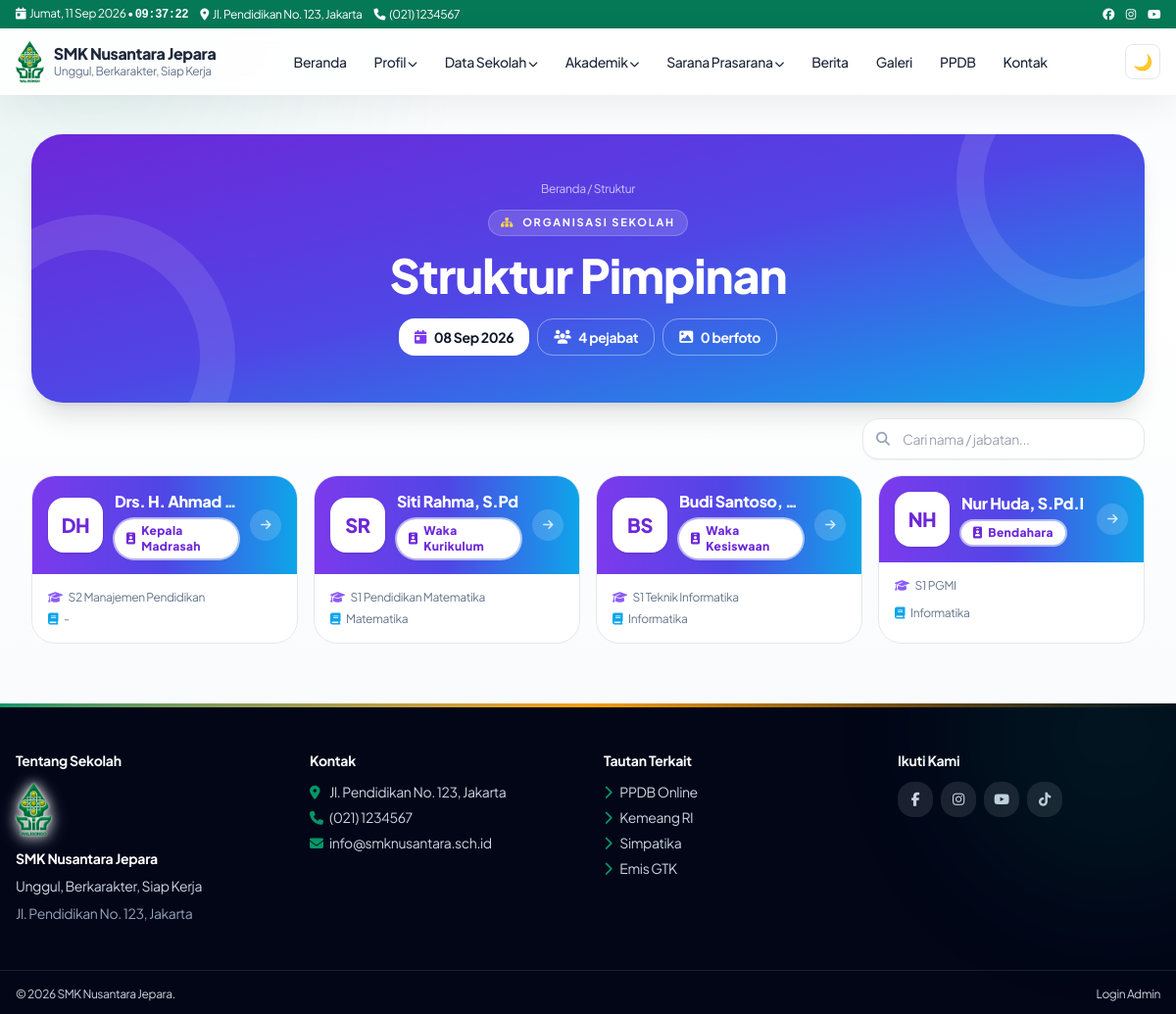
Page /struktur-organisasi on the committed database.
### tables this page shows
CREATE TABLE IF NOT EXISTS settings (
  id INT UNSIGNED AUTO_INCREMENT PRIMARY KEY,
  `key` VARCHAR(100) NOT NULL UNIQUE,
  `value` TEXT DEFAULT NULL,
  updated_at TIMESTAMP DEFAULT CURRENT_TIMESTAMP ON UPDATE CURRENT_TIMESTAMP
);

CREATE TABLE IF NOT EXISTS menu_items (
  id INT UNSIGNED AUTO_INCREMENT PRIMARY KEY,
  menu_id INT UNSIGNED NOT NULL,
  parent_id INT UNSIGNED DEFAULT NULL,
  label VARCHAR(150) NOT NULL,
  url VARCHAR(500) NOT NULL,
  target VARCHAR(20) DEFAULT '_self',
  sort_order INT DEFAULT 0,
  is_active TINYINT(1) DEFAULT 1,
  kind VARCHAR(20) NOT NULL DEFAULT 'link',
  mega_id INT UNSIGNED DEFAULT NULL,
  INDEX idx_menu_parent (menu_id, parent_id, sort_order),
  CONSTRAINT fk_mi_menu FOREIGN KEY (menu_id) REFERENCES menus(id) ON DELETE CASCADE,
  CONSTRAINT fk_mi_parent FOREIGN KEY (parent_id) REFERENCES menu_items(id) ON DELETE CASCADE
);

CREATE TABLE IF NOT EXISTS structures (
  id INT UNSIGNED AUTO_INCREMENT PRIMARY KEY,
  teacher_id INT UNSIGNED DEFAULT NULL,
  position VARCHAR(150) NOT NULL DEFAULT '',
  sort_order INT DEFAULT 0,
  created_at TIMESTAMP DEFAULT CURRENT_TIMESTAMP,
  updated_at TIMESTAMP DEFAULT CURRENT_TIMESTAMP ON UPDATE CURRENT_TIMESTAMP,
  INDEX idx_order (sort_order),
  CONSTRAINT fk_struct_teacher FOREIGN KEY (teacher_id) REFERENCES teachers(id) ON DELETE SET NULL
);

CREATE TABLE IF NOT EXISTS teachers (
  id INT UNSIGNED AUTO_INCREMENT PRIMARY KEY,
  name VARCHAR(150) NOT NULL,
  nip VARCHAR(60) DEFAULT NULL,
  position VARCHAR(100) NOT NULL DEFAULT 'Guru',
  type ENUM('guru','tendik') DEFAULT 'guru',
  photo VARCHAR(255) DEFAULT NULL,
  education VARCHAR(255) DEFAULT NULL,
  subject VARCHAR(150) DEFAULT NULL,
  description TEXT DEFAULT NULL,
  is_active TINYINT(1) DEFAULT 1,
  sort_order INT DEFAULT 0,
  created_at TIMESTAMP DEFAULT CURRENT_TIMESTAMP,
  updated_at TIMESTAMP DEFAULT CURRENT_TIMESTAMP ON UPDATE CURRENT_TIMESTAMP,
  INDEX idx_active_order (is_active, sort_order)
);

CREATE TABLE IF NOT EXISTS widgets (
  id INT UNSIGNED AUTO_INCREMENT PRIMARY KEY,
  area VARCHAR(60) NOT NULL,
  type VARCHAR(60) NOT NULL,
  title VARCHAR(150) DEFAULT NULL,
  content MEDIUMTEXT DEFAULT NULL,
  animation VARCHAR(30) NOT NULL DEFAULT 'zoom',
  sort_order INT DEFAULT 0,
  is_active TINYINT(1) DEFAULT 1,
  INDEX idx_area (area, is_active, sort_order)
);

### pages/struktur.php (the view, shortened to what the rows shown need)
<?php
try{ $srows=$db->query("SELECT s.*,t.name tname,t.photo tphoto,t.subject tsubject,t.education tedu FROM structures s LEFT JOIN teachers t ON t.id=s.teacher_id ORDER BY s.sort_order,s.id")->fetchAll(); }catch(Throwable){ $srows=[]; }
$title=Database::setting('struktur_title','Struktur Organisasi'); $desc=Database::setting('struktur_desc','');
$metaTitle=$title.' - '.Database::setting('school_name','Sekolah'); require ROOT.'/templates/frontend/header.php';
$total=count($srows); $foto=count(array_filter($srows,fn($x)=>!empty($x['tphoto'])));
?>
<div class="w-full px-4 md:px-8 py-10">
<div class="relative overflow-hidden rounded-[2rem] bg-gradient-to-br from-violet-700 via-indigo-600 to-sky-500 text-white p-7 md:p-12 shadow-xl reveal">
<span class="absolute -right-16 -top-20 w-64 h-64 rounded-full border-[28px] border-white/10"></span>
<span class="absolute -left-20 -bottom-24 w-72 h-72 rounded-full border-[36px] border-white/10"></span>
<?php $hal=Database::setting('hero_align','center'); $haC=$hal==='left'?'text-left':($hal==='right'?'text-right':'text-center'); $hjC=$hal==='left'?'justify-start':($hal==='right'?'justify-end':'justify-center'); $hmC=$hal==='left'?'mr-auto':($hal==='right'?'ml-auto':'mx-auto'); ?>
<div class="relative max-w-3xl <?= $hmC ?> <?= $haC ?>">
<nav class="text-xs text-white/70 mb-3 <?= $haC ?>"><a href="<?= Helper::url() ?>" class="hover:text-white">Beranda</a> / Struktur</nav>
<span class="inline-flex items-center gap-2 rounded-full bg-white/15 border border-white/20 px-3 py-1 text-[11px] font-bold uppercase tracking-[.16em]"><i class="fa fa-sitemap text-amber-300"></i>Organisasi Sekolah</span>
<h1 class="text-3xl md:text-5xl font-extrabold leading-tight mt-4 <?= $haC ?>"><?= Helper::e($title) ?></h1>
<div class="mt-5 flex flex-wrap gap-2 text-sm <?= $hjC ?> <?= $haC ?>">
<span class="inline-flex items-center gap-2 bg-white text-slate-900 px-4 py-2 rounded-xl font-bold"><i class="fa fa-calendar-day text-violet-600"></i><?= Helper::pageDate('structures') ?></span>
<span class="inline-flex items-center gap-2 border border-white/40 px-4 py-2 rounded-xl font-bold"><i class="fa fa-users"></i><?= $total ?> pejabat</span>
<span class="inline-flex items-center gap-2 border border-white/40 px-4 py-2 rounded-xl font-bold"><i class="fa fa-image"></i><?= $foto ?> berfoto</span>
</div>
</div>
</div>
<div class="mt-4 flex justify-end"><div class="relative w-full sm:w-72"><i class="fa fa-search absolute left-3.5 top-1/2 -translate-y-1/2 text-slate-400 text-sm"></i><input id="qStr" placeholder="Cari nama / jabatan..." class="w-full border dark:border-slate-700 rounded-xl pl-10 pr-3 py-2.5 text-sm bg-white dark:bg-slate-800 shadow-sm focus:ring-2 focus:ring-violet-500 focus:outline-none"></div></div>
<?php if(!$srows): ?><div class="mt-4 rounded-3xl border border-dashed p-12 text-center text-slate-500"><span class="w-14 h-14 rounded-2xl bg-violet-100 dark:bg-violet-900 grid place-items-center mx-auto text-2xl">🏛️</span><p class="font-bold mt-3">Belum ada data struktur</p><p class="text-xs">Admin dapat menambah via Sekolah &gt; Struktur.</p></div><?php else: ?>
<?php $strCols=Database::setting('struktur_cols','4'); $strGrid=$strCols==='2'?'sm:grid-cols-2':($strCols==='3'?'sm:grid-cols-2 lg:grid-cols-3':'sm:grid-cols-2 lg:grid-cols-4'); ?>
<div class="mt-4 grid <?= $strGrid ?> gap-4" id="strGrid">
<?php foreach($srows as $ri=>$r): $initials=implode('',array_map(fn($w)=>mb_strtoupper(mb_substr($w,0,1)),array_slice(preg_split('/\s+/',trim($r['tname']??'?')),0,2))); ?>
<article class="srow group relative rounded-3xl overflow-hidden border bg-white dark:bg-slate-800 dark:border-slate-700 card-hover reveal flex flex-col" data-t="<?= Helper::e(strtolower(($r['tname']??'').' '.($r['position']??'').' '.($r['tsubject']??''))) ?>">
<div class="bg-gradient-to-r from-violet-600 via-indigo-600 to-sky-500 p-4 flex items-center gap-3">
<?php if(!empty($r['tphoto'])): ?><img src="<?= Helper::upload($r['tphoto']) ?>" alt="<?= Helper::e($r['tname']??'') ?>" data-lightbox loading="lazy" class="w-14 h-14 rounded-2xl object-cover border-2 border-white/80 shadow cursor-zoom-in shrink-0"><?php else: ?><span class="w-14 h-14 rounded-2xl bg-white text-violet-700 grid place-items-center font-extrabold text-xl shrink-0 shadow"><?= Helper::e($initials) ?></span><?php endif; ?>
<div class="min-w-0 flex-1"><h2 class="font-extrabold text-white leading-tight truncate"><?= Helper::e($r['tname']??'-') ?></h2><span class="inline-flex items-center gap-1.5 text-xs font-extrabold tracking-wide px-3 py-1 rounded-full bg-white text-violet-700 shadow mt-2 ring-2 ring-white/60"><i class="fa fa-id-badge"></i><?= Helper::e($r['position']) ?></span></div>
<span class="hidden sm:grid w-8 h-8 rounded-full bg-white/15 place-items-center text-white/80 group-hover:bg-white group-hover:text-violet-600 transition"><i class="fa fa-arrow-right text-xs"></i></span>
</div>
<div class="p-4 flex-1 grid gap-1.5 text-sm">
<?php if(!empty($r['tedu'])): ?><p class="text-xs text-slate-500"><i class="fa fa-graduation-cap mr-1.5 text-violet-500"></i><?= Helper::e($r['tedu']) ?></p><?php endif; ?>
<?php if(!empty($r['tsubject'])): ?><p class="text-xs text-slate-500"><i class="fa fa-book mr-1.5 text-sky-500"></i><?= Helper::e($r['tsubject']) ?></p><?php endif; ?>
</div>
</article>
<?php endforeach; ?>
</div>
<?php endif; ?>
</div>
<?php require ROOT.'/templates/frontend/footer.php'; ?>

### templates/frontend/navbar.php (shortened to what the rows shown need)
<?php
$top_addr = Database::setting('address','Jl. Pendidikan No.123');
$top_phone = Database::setting('phone','(021) 1234567');
$school = Database::setting('school_name','SMK Nusantara');
$tagline = Database::setting('tagline','Unggul, Berkarakter');
$logo = Database::setting('logo','');
try {
$db = Database::conn();
$mm = $db->query("SELECT * FROM menus WHERE location='primary' LIMIT 1")->fetch();
$items = [];
if ($mm) {
  $st = $db->prepare("SELECT * FROM menu_items WHERE menu_id=? AND is_active=1 ORDER BY sort_order");
  $st->execute([$mm['id']]); $items = $st->fetchAll();
}
} catch (Throwable) { $items=[]; $mega=[]; }
function menuTree($items,$parent=null){ $o=[]; foreach($items as $i){ if(($i['parent_id']??null)==$parent) $o[]=$i; } return $o; }
function menuLink($u,$forceTarget=null){ [$href,$t]=Helper::menuUrl($u); $t=$forceTarget?:$t; return 'href="'.Helper::e($href).'"'.($t==='_blank'?' target="_blank" rel="noopener noreferrer"':''); }
?>
<div class="bg-emerald-700 text-white text-xs block"><div class="max-w-7xl mx-auto px-4 py-1.5 flex justify-between items-center gap-2">
<div class="flex gap-3 min-w-0 items-center flex-wrap"><span class="shrink-0"><i class="fa fa-calendar-day mr-1"></i><span data-clock-date><?= Helper::tgl(date('Y-m-d')) ?></span> • <span data-clock-time class="font-mono font-bold"><?= date('H:i:s') ?></span></span><span class="hidden sm:inline truncate"><i class="fa fa-location-dot mr-1"></i><?= Helper::e($top_addr) ?></span><span class="hidden md:inline"><i class="fa fa-phone mr-1"></i><?= Helper::e($top_phone) ?></span><span class="hidden xl:inline"><i class="fa fa-envelope mr-1"></i><?= Helper::e($top_email) ?></span></div>
<div class="flex gap-3 shrink-0"><a href="#" aria-label="Facebook"><i class="fab fa-facebook"></i></a><a href="#" aria-label="Instagram"><i class="fab fa-instagram"></i></a><a href="#" aria-label="Youtube"><i class="fab fa-youtube"></i></a></div>
</div></div>
<header id="mainNav" class="sticky top-0 z-50 bg-white/90 dark:bg-slate-900/90 backdrop-blur border-b-0 transition">
<div class="max-w-7xl mx-auto px-4 py-3 flex items-center justify-between gap-3">
<a href="<?= Helper::url() ?>" class="flex items-center gap-2.5"><?php if($logo): ?><img src="<?= Helper::upload($logo) ?>" alt="Logo <?= Helper::e($school) ?>" class="h-11 w-auto object-contain shrink-0"><?php else: ?><span class="w-11 h-11 rounded-xl bg-emerald-600 text-white grid place-items-center font-bold shadow-sm"><?= Helper::e(mb_substr($school,0,1)) ?></span><?php endif; ?><span><span class="block font-extrabold leading-tight"><?= Helper::e($school) ?></span><span class="block text-xs text-slate-500"><?= Helper::e($tagline) ?></span></span></a>
<nav class="hidden lg:flex items-center gap-1 text-sm font-medium" id="deskMenu">
<?php foreach(menuTree($items) as $m): $ch=menuTree($items,$m['id']); $hasMega=false;
if(!$hasMega){ foreach($mega as $g){ if(($g['label']??'')===$m['label']) $hasMega=$g; } } ?>
<?php if($hasMega): $cols=json_decode($hasMega['columns_json']??'[]',true)?:[]; ?>
<div class="relative group"><button class="px-3 py-2 rounded-lg hover:bg-emerald-50"><?= Helper::e($m['label']) ?> <i class="fa fa-chevron-down text-[10px]"></i></button>
<div class="absolute left-1/2 -translate-x-1/2 top-full pt-2 opacity-0 invisible group-hover:opacity-100 group-hover:visible transition"><div class="bg-white dark:bg-slate-800 rounded-2xl shadow-xl border p-6 grid grid-cols-3 gap-6 w-[640px] max-w-[90vw]">
<?php foreach($cols as $c): ?><div><p class="font-bold text-xs uppercase text-emerald-700 mb-2"><?= Helper::e($c['title']??'') ?></p><?php foreach($c['links']??[] as $l): ?><a href="<?= Helper::e($l['url']??'#') ?>" class="block py-1 text-slate-600 dark:text-slate-300 hover:text-emerald-600"><?= Helper::e($l['label']??'') ?></a><?php endforeach; ?></div><?php endforeach; ?>
</div></div></div>
<?php elseif($ch): ?><div class="relative group"><a <?= menuLink($m['url'],$m['target']??null) ?> class="px-3 py-2 rounded-lg hover:bg-emerald-50 inline-block"><?= Helper::e($m['label']) ?> <i class="fa fa-chevron-down text-[10px]"></i></a>
</div>
<?php else: ?><a <?= menuLink($m['url'],$m['target']??null) ?> class="px-3 py-2 rounded-lg hover:bg-emerald-50"><?= Helper::e($m['label']) ?></a><?php endif; ?><?php endforeach; ?>
</nav>
<div class="flex items-center gap-2"><button id="darkBtn" class="w-9 h-9 rounded-lg border grid place-items-center" aria-label="Tema"></button></div>
</div>
</header>

### templates/frontend/footer.php (shortened to what the rows shown need)
</main>
<?php
$ft = Database::setting('footer_text',Database::setting('school_name',''));
$footerWidgets=[];
try{$footerWidgets=Database::conn()->query("SELECT * FROM widgets WHERE area='footer' AND is_active=1 ORDER BY sort_order,id")->fetchAll();}catch(Throwable){$footerWidgets=[];}
function renderFw($fw,$db){
  $fwc=trim((string)($fw['content']??'')); $t=$fw['type'];
  if($t==='about'){
    $school=Database::setting('school_name',''); $tagline=Database::setting('tagline',''); $addr=Database::setting('address','');
    $schoolLogo=Helper::upload(Database::setting('logo',''));
    if(Database::setting('logo','')){echo '<img src="'.$schoolLogo.'" alt="" class="h-14 w-auto object-contain mb-3" style="filter:drop-shadow(0 0 1px #fff) drop-shadow(0 0 6px rgba(255,255,255,.9)) drop-shadow(0 2px 8px rgba(255,255,255,.45))">';}
    echo '<h4 class="font-bold text-white mb-2">'.Helper::e($school).'</h4><p>'.Helper::e($tagline).'</p><p class="mt-2 text-slate-400">'.Helper::e($addr).'</p>';
    return;
  }
  if($t==='links'){ $lnks=json_decode((string)$fwc,true)?:[]; echo '<div class="grid gap-1.5">'; foreach($lnks as $lk){ $lbl=trim($lk['label']??''); $href=trim($lk['url']??''); [$fhref,$auto]=Helper::menuUrl($href); $tgt=(($lk['target']??'')==='_blank'||$auto==='_blank')?' target="_blank" rel="noopener noreferrer"':''; echo '<a href="'.Helper::e($fhref).'"'.$tgt.' class="text-sm hover:text-white hover:translate-x-1 transition"><i class="fa fa-chevron-right text-emerald-500 mr-2"></i>'.Helper::e($lbl).'</a>'; } echo '</div>'; return; }
  if($t==='contact'){ echo '<div class="grid gap-1.5 text-sm"><p><i class="fa fa-location-dot text-emerald-500 w-5"></i>'.Helper::e(Database::setting('address','-')).'</p><p><i class="fa fa-phone text-emerald-500 w-5"></i>'.Helper::e(Database::setting('phone','-')).'</p><p><i class="fa fa-envelope text-emerald-500 w-5"></i>'.Helper::e(Database::setting('email','-')).'</p></div>'; return; }
  if($t==='social'){ echo '<div class="flex flex-wrap gap-2">'; foreach(['facebook'=>'fa-facebook-f','instagram'=>'fa-instagram','youtube'=>'fa-youtube','tiktok'=>'fa-tiktok'] as $fsn=>$fsi){$fsu=Database::setting($fsn,'');if(!$fsu)continue;echo '<a href="'.Helper::e($fsu).'" target="_blank" rel="noopener noreferrer" class="w-9 h-9 rounded-xl bg-white/10 grid place-items-center hover:bg-emerald-600" aria-label="'.ucfirst($fsn).'"><i class="fab '.$fsi.'"></i></a>';} echo '</div>'; return; }
}
?>
<footer class="relative overflow-hidden bg-slate-950 text-slate-300 mt-auto w-full">
<div class="absolute inset-x-0 top-0 h-1 bg-gradient-to-r from-emerald-600 via-amber-500 to-emerald-600"></div>
<div class="absolute -top-32 -right-24 w-80 h-80 rounded-full bg-emerald-600/10 blur-3xl pointer-events-none"></div>
<div class="max-w-7xl mx-auto px-4 py-12 grid md:grid-cols-4 gap-8 text-sm">
<?php foreach($footerWidgets as $fw): ?>
<div><h4 class="font-bold text-white mb-3"><?= Helper::e($fw['title']?:'Informasi') ?></h4>
<?php renderFw($fw,$db); ?></div>
<?php endforeach; ?>
</div>
<div class="border-t border-white/10"><div class="max-w-7xl mx-auto px-4 py-4 flex flex-col md:flex-row justify-between text-xs gap-2">
<span>&copy; <?= date('Y') ?> <?= Helper::e($ft) ?>.</span>
<a href="<?= Helper::url('admin/login') ?>" target="_blank" rel="noopener noreferrer" class="hover:text-white">Login Admin</a>
</div></div>
</footer>
</body></html>

### rows in the picture
settings: value "Jl. Pendidikan No. 123, Jakarta"
settings: value "(021) 1234567"
settings: value (picture)
settings: value "SMK Nusantara Jepara"
settings: value "Unggul, Berkarakter, Siap Kerja"
menu_items: label "Beranda"
menu_items: label "Profil"
menu_items: label "Data Sekolah"
menu_items: label "Akademik"
menu_items: label "Sarana Prasarana"
menu_items: label "Berita"
menu_items: label "Galeri"
menu_items: label "PPDB", lbl "Kemeang RI", lbl "Simpatika", lbl "Emis GTK"
menu_items: label "Kontak"
settings: value "Struktur Pimpinan"
structures: updated_at "08 Sep 2026", teacher.name "NH", teacher.name "Nur Huda, S.Pd.I", position "Bendahara", teacher.education "S1 PGMI", teacher.subject "Informatika"
structures: teacher.name "DH", teacher.name "Drs. H. Ahmad…", position "Kepala Madrasah", teacher.education "S2 Manajemen Pendidikan", teacher.subject "-"
structures: teacher.name "SR", teacher.name "Siti Rahma, S.Pd", position "Waka Kurikulum", teacher.education "S1 Pendidikan Matematika", teacher.subject "Matematika"
structures: teacher.name "BS", teacher.name "Budi Santoso,…", position "Waka Kesiswaan", teacher.education "S1 Teknik Informatika", teacher.subject "Informatika"
widgets: title "Tentang Sekolah", settings.value (picture), settings.value "SMK Nusantara Jepara", settings.value "Unggul, Berkarakter, Siap Kerja", settings.value "Jl. Pendidikan No. 123, Jakarta"
widgets: title "Kontak", settings.value "Jl. Pendidikan No. 123, Jakarta", settings.value "(021) 1234567", settings.value "info@smknusantara.sch.id"
widgets: title "Tautan Terkait", type "links" (drawn), lbl "PPDB Online"
widgets: title "Ikuti Kami", type "social" (drawn)

### other values in the picture
$total "4"
$foto "0"
